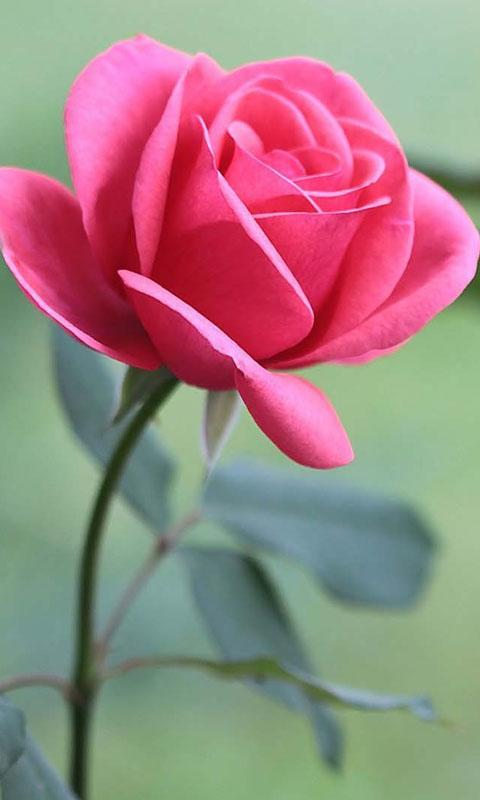
#> input picture 24-07-2020_IP_Task_Avinash Vijayvargiya/rose_flower.jpg, 480 x 800 px, found by its file name
$ python '24-07-2020_IP_Task_Avinash Vijayvargiya.py'
#> lines starting #> are read from the running program, lines starting #| are printed output that depends on the picture; after the words box and inside, x2 and y2 are one past the last pixel; in counts of white or black regions, pixels touching at a corner belong together
import cv2
import numpy as np

img = cv2.imread('Session 2/rose_flower.jpg')
#> img is the input picture: shape (800, 480, 3); mean B, G, R 130.5, 131.1, 159

bgrl = np.array([90, 0, 120], np.uint8)
bgrh = np.array([255, 255, 255], np.uint8)

mask = cv2.inRange(img, bgrl, bgrh)
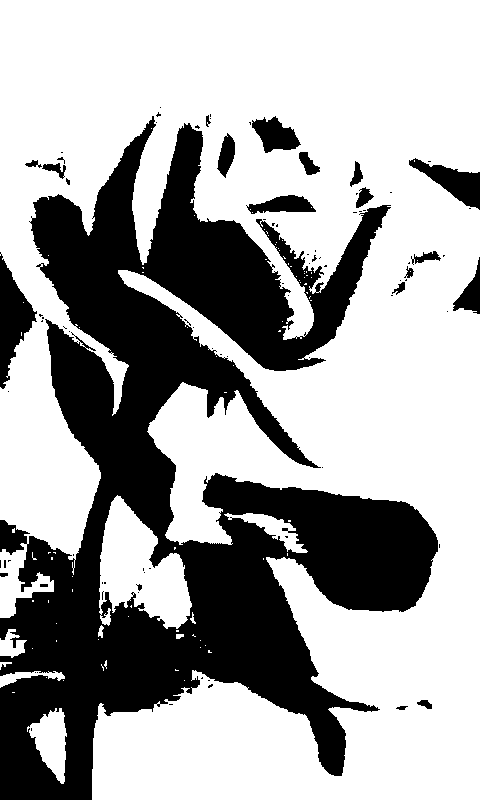
#> mask: shape (800, 480); 65.4% white; 88 black regions (67 under 20 px), largest, box (x1, y1, x2, y2) and area: (0, 116, 438, 800) 124124, (0, 252, 37, 389) 2380, (409, 158, 480, 210) 1525

kernal = np.array(([3, 2, 6], [5, 7, 8], [2, 4, 8]), np.uint8)

filter2d = cv2.filter2D(mask, -1, kernal)
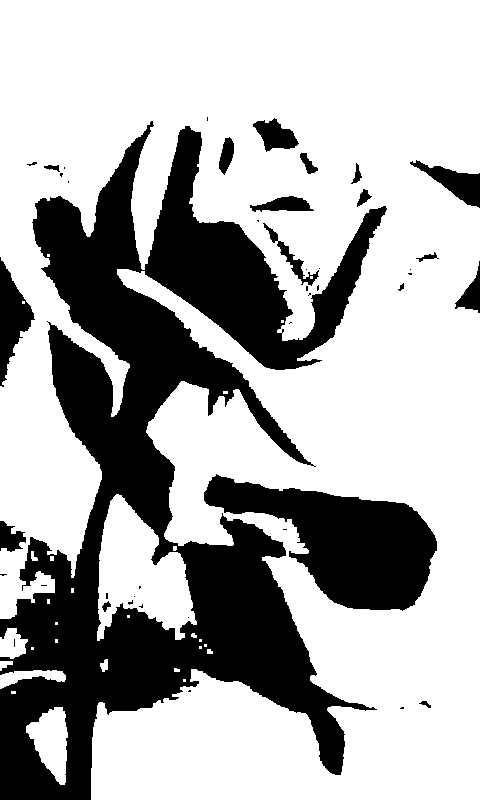
#> filter2d: shape (800, 480); 68.5% white; 44 black regions (26 under 20 px), largest, box (x1, y1, x2, y2) and area: (0, 121, 387, 800) 97591, (204, 474, 437, 611) 15884, (0, 257, 35, 387) 2108
pot = cv2.filter2D(mask, -1, kernal)

avg = cv2.blur(mask, (5,5))
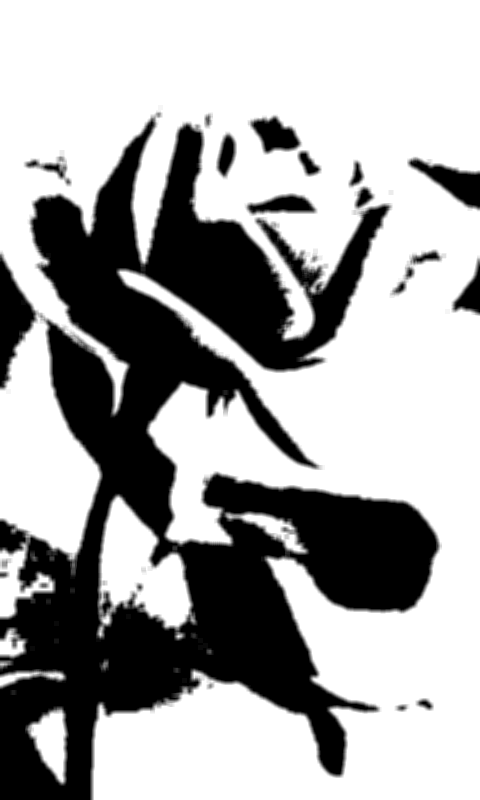
#> avg: shape (800, 480); min 0, max 255, mean 166.9

gaus_blur = cv2.GaussianBlur(mask, (5,5), 0)

med_blur = cv2.medianBlur(mask, 5)
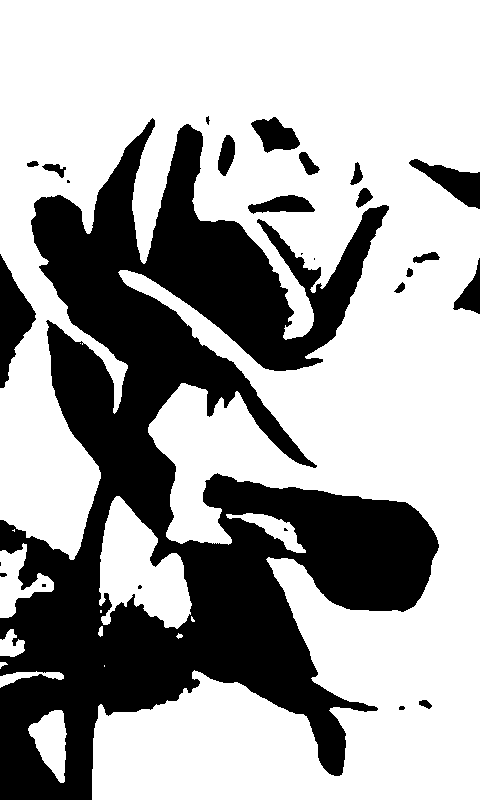
#> med_blur: shape (800, 480); 65.5% white; 26 black regions (7 under 20 px), largest, box (x1, y1, x2, y2) and area: (0, 118, 439, 800) 124363, (0, 254, 36, 388) 2377, (409, 159, 480, 209) 1520

bi = cv2.bilateralFilter(mask, 5, 111, 111)

pot = cv2.line(pot, (10, 450), (45, 680), (42, 42, 165), 5) # parameters are ( image object, start point, end point, color scheme, thickness)
pot = cv2.line(pot, (210, 450), (165, 680), (42, 42, 165), 5)
pot = cv2.line(pot, (45, 680), (165, 680), (42, 42, 165), 5)


pot = cv2.ellipse(pot, (110, 450), (103, 30), 0, 0, 360, (42, 42, 165), -1)

font = cv2.FONT_HERSHEY_SCRIPT_SIMPLEX

cv2.putText(pot, 'ROSE', (200, 600), font, 3, (80, 0, 220), 5, cv2.LINE_AA)
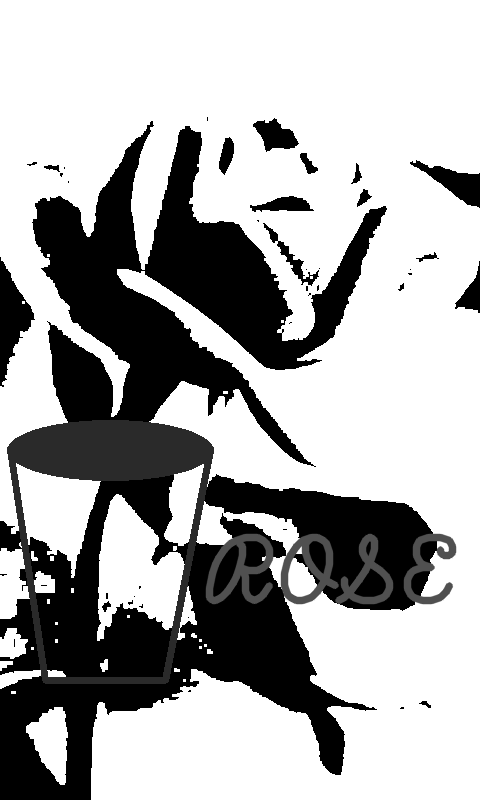
#> pot: shape (800, 480); min 0, max 255, mean 171.5

# DISPLAYING OUTPUT
cv2.imshow('Original', img)
cv2.imshow('Masked', mask)
cv2.imshow('Flower with Pot', pot)
cv2.imshow('Filter 2D', filter2d)
cv2.imshow('Averaging', avg)
cv2.imshow('Gaussian', gaus_blur)
cv2.imshow('Median', med_blur)
cv2.imshow('Bilateral', bi)

#SAVING IMAGES
cv2.imwrite('Mask.jpeg', mask)
cv2.imwrite('Filter2D.jpeg', filter2d)
cv2.imwrite('Averaging.jpeg', avg)
cv2.imwrite('Gaussian.jpeg', gaus_blur)
cv2.imwrite('Median.jpeg', med_blur)
cv2.imwrite('Bilateral.jpeg', bi)
cv2.imwrite("Pot_and_Text.jpeg", pot)

# EXIT CONTROL
cv2.waitKey(0)
cv2.destroyAllWindows()
